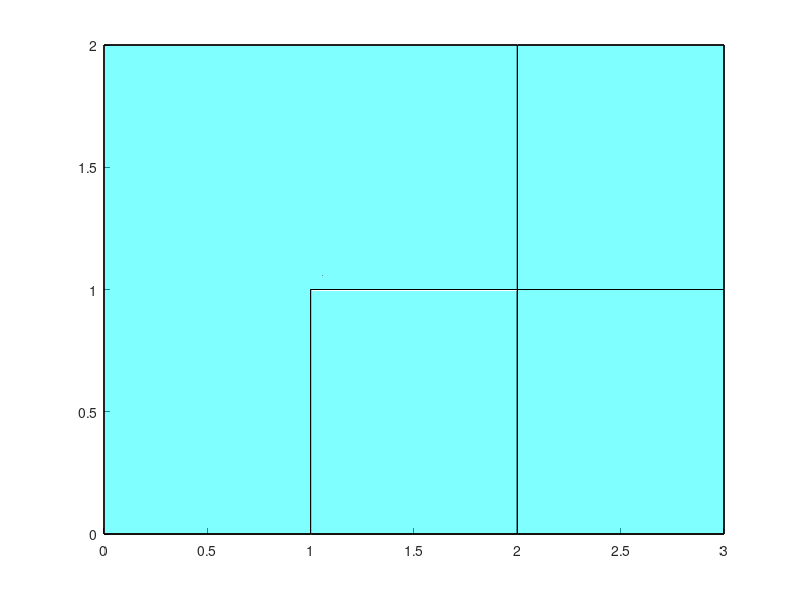
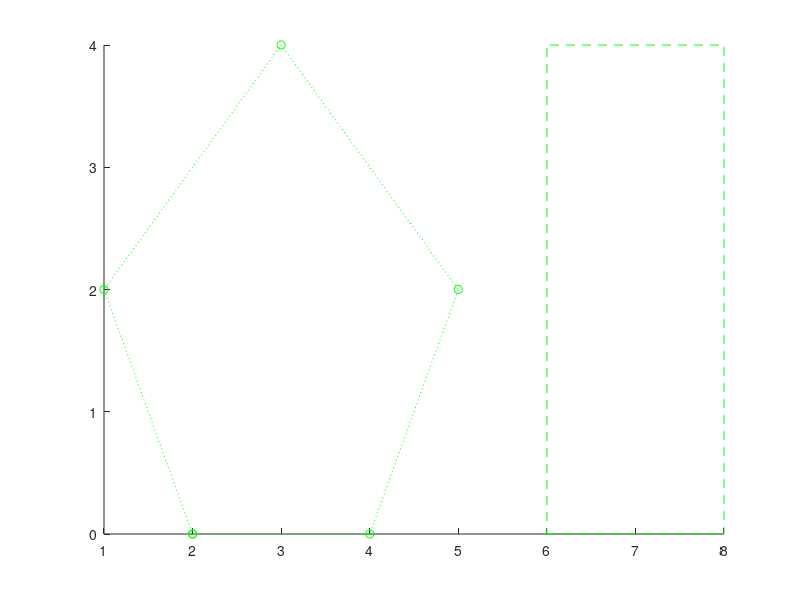

These figures' MATLAB source, in order:
figure(1);
patch([0 3 3 2 2 1 1 0],[0 0 0 0 0 0 0 0],[0 0 3 3 1 1 2 2],'r','FaceAlpha',0.5)
patch([3 3 3 3 3 3 ],[0 0 1 1 2 2],[0 3 3 1 1 0],'g','FaceAlpha',0.5)
patch([0 0 0 0],[0 0 2 2],[0 2 2 0],'b','FaceAlpha',0.5)
patch([0 3 3 2 2 0],[2 2 2 2 2 2],[0 0 1 1 2 2],'y','FaceAlpha',0.5)
patch([0 1 1 2 2 0],[0 0 1 1 2 2],[2 2 2 2 2 2],'c','FaceAlpha',0.5)
patch([1 2 2 1],[0 0 1 1],[1 1 1 1],'c','FaceAlpha',0.5)
patch([2 3 3 2],[0 0 1 1],[3 3 3 3],'c','FaceAlpha',0.5)
patch([2 3 3 2],[1 1 2 2],[1 1 1 1],'c','FaceAlpha',0.5)
patch([1 1 1 1],[0 0 1 1],[1 2 2 1],'m','FaceAlpha',0.5)
patch([1 3 3 2 2 1],[1 1 1 1 1 1],[1 1 3 3 2 2],'m','FaceAlpha',0.5)
patch([2 2 2 2 2 2],[0 2 2 1 1 0],[1 1 2 2 3 3],'m','FaceAlpha',0.5)
patch([0 0 3 3],[0 2 2 0],[0 0 0 0],'k','FaceAlpha',0.5)

figure(2);
hold on;
plot([2 4 5 3 1 2],[0 0 2 4 2 0],':og')
plot([ 6 8 8 6 6],[0 0 4 4 0],'--g')

